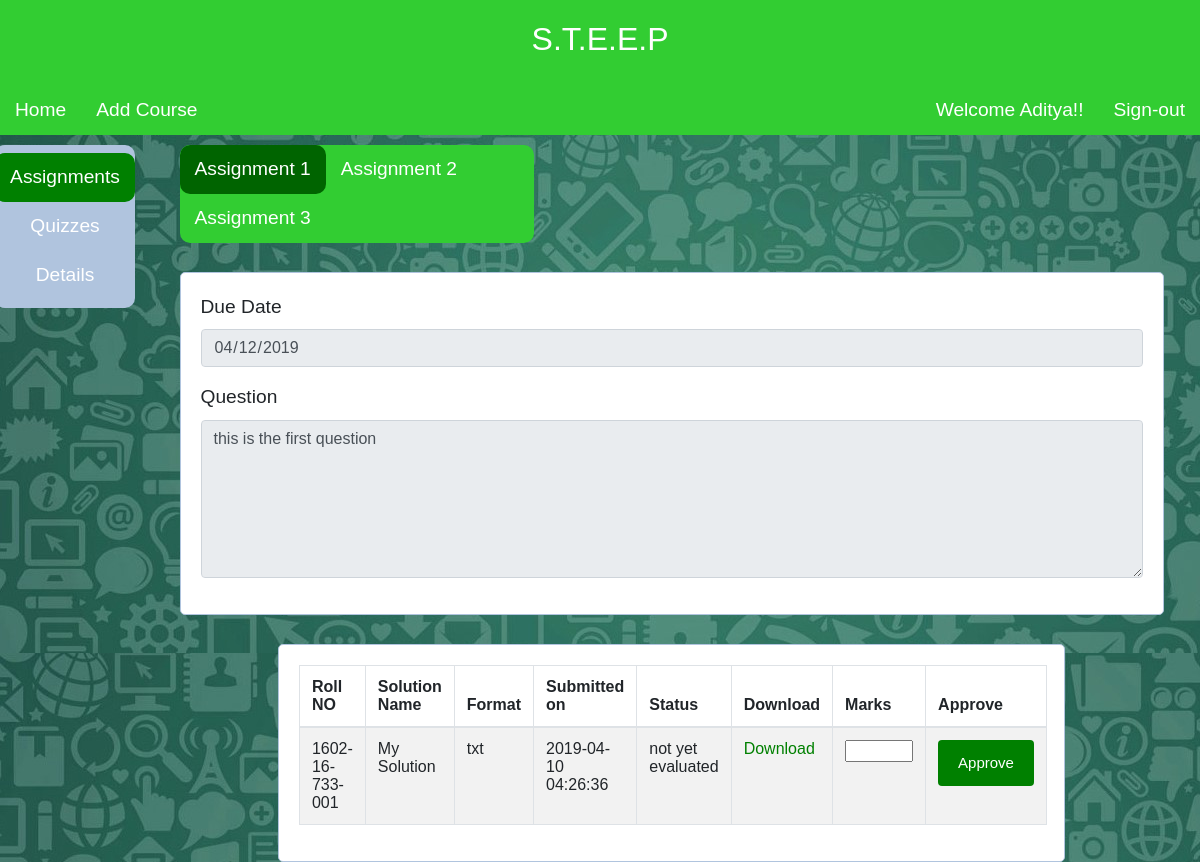
The app's page /STEEP/course_assignment1.php?c_id=C1 (signed in) with its own data.
### tables this page shows
CREATE TABLE `assignments` (
  `c_id` varchar(50) NOT NULL,
  `id` varchar(50) NOT NULL,
  `question` mediumtext NOT NULL,
  `due` date NOT NULL
);

CREATE TABLE `assignment_submissions` (
  `c_id` varchar(50) NOT NULL,
  `a_id` varchar(50) NOT NULL,
  `roll` varchar(50) NOT NULL,
  `file_id` int(11) NOT NULL,
  `file_type` varchar(225) NOT NULL,
  `submit_date` timestamp NOT NULL DEFAULT CURRENT_TIMESTAMP ON UPDATE CURRENT_TIMESTAMP,
  `file` varchar(225) NOT NULL,
  `status` varchar(50) NOT NULL DEFAULT 'not yet evaluated',
  `marks` varchar(255) NOT NULL DEFAULT '0',
  `file_name` varchar(225) NOT NULL
);

### STEEP/course_assignment1.php (the view, shortened to what this page needs)
<?php
  if(isset($_GET['c_id']))
$c_id = $_GET['c_id'];
else
$c_id = $_POST['c_id'];
$a_id = $c_id."_1";
?>
<html>
<head>
	<link rel="stylesheet" href="https://stackpath.bootstrapcdn.com/bootstrap/4.3.1/css/bootstrap.min.css">
<link rel="stylesheet" href="style.css">
</head>
<body>
<div class="title">
		<h2>S.T.E.E.P</h2>
</div>
<div class="topnav">
        <a href="index_faculty.php">Home</a>
        <a href="Add_Course.php">Add Course</a>
		<?php  if (isset($_SESSION['username'])) : ?>
        <a style="float:right;"   href="index_faculty.php?logout='1'">Sign-out</a>
        <a style="float:right;" href="#">Welcome <?php echo $_SESSION['username']; ?>!!</a>
		<?php endif ?>
</div>
<div class="row">
<div class="leftcolumn">
  <div class="sidenav">
  <a class="sideactive" href="#">Assignments</a>
  <a href="course_quiz1.php?c_id=<?php echo $c_id; ?>">Quizzes</a>
  <a href="Details.php?c_id=<?php echo $c_id; ?>">Details</a>
  </div>
</div>
<div class="rightcolumn">
<div class="topnav" style="width:36%; border-radius:10px;">
       <a  class='active' href='#'>Assignment 1</a>
        <a href="course_assignment2.php?c_id=<?php echo $c_id; ?>">Assignment 2</a>
        <a href="course_assignment3.php?c_id=<?php echo $c_id; ?>">Assignment 3</a>
</div>
<?php
$db = mysqli_connect('localhost', 'root', '', 'steep') or die(mysqli_error());
$assignment_check_query = "SELECT * FROM assignments WHERE c_id='$c_id' AND id='$a_id' LIMIT 1";
$result = mysqli_query($db, $assignment_check_query);
$assignment = mysqli_fetch_assoc($result);
if($assignment)
{
  $question = $assignment['question'];
  $due = $assignment['due'];
  ?>
  <br>
  <div class="container-fluid" style="width:80%; border-radius=5px; margin-left:-15px;">
  <form action="#" method="POST"  style="border-radius:5px;">
        <fieldset>
        <div class="form-group">
                <label for="Due Date">Due Date</label>
                <input type="date" class="form-control" name="due" value="<?php echo $due; ?>" readonly>
        </div>
            <div class="form-group">
                <label for="content">Question</label>
                <textarea class="form-control" name="question" rows="6" readonly><?php echo $question; ?></textarea>
</div>
        </form>
</div>
<div class="table-responsive">
<br>
<div class="content" class="container-fluid" style="border-radius:5px; width:80%;" >
            <table class="table table-bordered table-striped table-hover">
            <thead>
                    <tr>
                    <th>Roll NO</th>
                        <th>Solution Name</th>
                        <th>Format</th>
                        <th>Submitted on</th>
                        <th>Status</th>
                        <th>Download</th>
                        <th>Marks</th>
                        <th>Approve</th>
                    </tr>
                </thead>
                <tbody>
                 <?php
$query = "SELECT * FROM assignment_submissions WHERE c_id='$c_id' AND a_id='$a_id' ORDER BY submit_date DESC";
$run_query = mysqli_query($db, $query) or die(mysqli_error($db));
if (mysqli_num_rows($run_query) > 0) {
while ($row = mysqli_fetch_array($run_query)) {
    $file_name = $row['file_name'];
    $file_type = $row['file_type'];
    $file_date = $row['submit_date'];
    $roll = $row['roll'];
    $file_status = $row['status'];
    $marks = $row['marks'];
    $file = $row['file'];
    echo "<tr>";
    echo "<td>$roll</td>";
    echo "<td>$file_name</td>";
    echo "<td>$file_type</td>";
    echo "<td>$file_date</td>";
    echo "<td>$file_status</td>";
    echo "<td><a href='allfiles/$file' target='_blank' style='color:green'>Download </a></td>";
    if(strcmp($file_status,'Approved')!=0)
    {  ?>
      <form action="course_assignment1.php"  method='get'> <fieldset><td><input type='number' name='marks' min='0' max='5' step='0.5' required></td>
      <td><input type='submit' style='float:left;' class="btn btn-danger" name='app_button' value='Approve'></td></fieldset></form>
     <?php
    }
    else{
      echo "<td>$marks</td>";
      echo "<td>Approved</td>";
    }
    echo "</tr>";
}
}
?>
                </tbody>
            </table>
</div>
</div>
<?php
}
?>
</div>
</div>
</body>
</html>

### STEEP/style.css (style rules this page uses)
* { margin: 0px; padding: 0px; }
body { font-size: 120%; background-image: url("whatsapp1.jpg"); font-family: Arial; }
form, .content { width: 130%; margin: 0px auto; padding: 20px; border: 1px solid #B0C4DE; background: white; border-radius: 0px 0px 10px 10px; }
.btn { padding: 10px; font-size: 15px; color: white; background: #5F9EA0; border: none; border-radius: 5px; }
input[type=submit], button { background-color: green; color: white; padding: 12px 20px; border: none; border-radius: 4px; cursor: pointer; float: right; }
.topnav { overflow:hidden; background-color:rgb(50, 205, 50); position: sticky; position: -webkit-sticky; top: 0; }
.topnav a { display:block; float:left; text-decoration:none; text-align:center; padding :10px 15px; color:white; border-radius: 10px; }
.topnav a.active { background-color:rgb(0, 100, 0); }
.title { text-align:center; background-color:rgb(50, 205, 50); color:white; padding:20px; }
.sidenav { width: 140px; position: static; z-index: 1; top: 20px; left: 20px; background-color: #B0C4DE; overflow-x: hidden; padding: 8px 0; border-radius: 10px; }
.sidenav a { display: block; text-decoration:none; text-align:center; padding :10px 15px; color:white; border-radius: 10px; }
.sideactive { background-color: green; }
.leftcolumn { margin-left:10px; margin-top:10px; float: left; width: 15%; }
.rightcolumn { margin-top:10px; float: right; width: 80%; }
.row:after { content: ""; display: table; clear: both; }

### records on screen
assignments: due "04/12/2019", question "this is the first question"
assignment_submissions: roll "1602-16-733-001", file_name "My Solution", file_type "txt", submit_date "2019-04-10 04:26:36", status "not yet evaluated"

### other values on screen
$_SESSION['username'] "Aditya"
